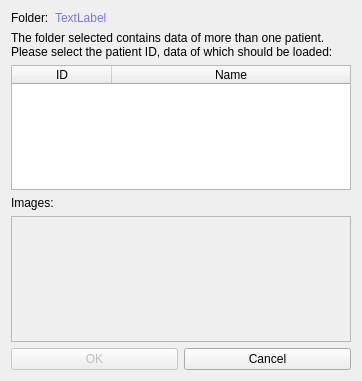
<?xml version="1.0" encoding="UTF-8"?>
<ui version="4.0">
 <class>patientselector</class>
 <widget class="QWidget" name="patientselector">
  <property name="geometry">
   <rect>
    <x>0</x>
    <y>0</y>
    <width>362</width>
    <height>381</height>
   </rect>
  </property>
  <property name="sizePolicy">
   <sizepolicy hsizetype="Expanding" vsizetype="Expanding">
    <horstretch>0</horstretch>
    <verstretch>0</verstretch>
   </sizepolicy>
  </property>
  <property name="minimumSize">
   <size>
    <width>320</width>
    <height>320</height>
   </size>
  </property>
  <property name="windowTitle">
   <string>POPE</string>
  </property>
  <property name="windowIcon">
   <iconset resource="../../resources/inova.popeproject.renderwindoweditor.qrc">
    <normaloff>:/icons/POPE_icon</normaloff>:/icons/POPE_icon</iconset>
  </property>
  <property name="autoFillBackground">
   <bool>false</bool>
  </property>
  <property name="styleSheet">
   <string notr="true">QListWidget
{
color: #BBB;
}</string>
  </property>
  <layout class="QVBoxLayout" name="verticalLayout_2">
   <item>
    <layout class="QVBoxLayout" name="verticalLayout">
     <item>
      <layout class="QFormLayout" name="formLayout_folder">
       <item row="0" column="0">
        <widget class="QLabel" name="label_folder">
         <property name="text">
          <string>Folder:</string>
         </property>
        </widget>
       </item>
       <item row="0" column="1">
        <widget class="QLabel" name="label_folderPath">
         <property name="styleSheet">
          <string notr="true">color: #77E</string>
         </property>
         <property name="text">
          <string>TextLabel</string>
         </property>
        </widget>
       </item>
      </layout>
     </item>
     <item>
      <widget class="QLabel" name="label">
       <property name="text">
        <string>The folder selected contains data of more than one patient. 
Please select the patient ID, data of which should be loaded:</string>
       </property>
      </widget>
     </item>
     <item>
      <widget class="QTableWidget" name="tableWidget_PatientsIDs">
       <property name="focusPolicy">
        <enum>Qt::NoFocus</enum>
       </property>
       <property name="editTriggers">
        <set>QAbstractItemView::NoEditTriggers</set>
       </property>
       <property name="alternatingRowColors">
        <bool>true</bool>
       </property>
       <property name="selectionMode">
        <enum>QAbstractItemView::SingleSelection</enum>
       </property>
       <property name="selectionBehavior">
        <enum>QAbstractItemView::SelectRows</enum>
       </property>
       <attribute name="horizontalHeaderStretchLastSection">
        <bool>true</bool>
       </attribute>
       <column>
        <property name="text">
         <string>ID</string>
        </property>
       </column>
       <column>
        <property name="text">
         <string>Name</string>
        </property>
       </column>
      </widget>
     </item>
     <item>
      <widget class="QLabel" name="label_Images">
       <property name="text">
        <string>Images:</string>
       </property>
      </widget>
     </item>
     <item>
      <widget class="QListWidget" name="listWidget_Images">
       <property name="enabled">
        <bool>false</bool>
       </property>
      </widget>
     </item>
     <item>
      <layout class="QHBoxLayout" name="horizontalLayout">
       <item>
        <widget class="QPushButton" name="pushButton_OK">
         <property name="enabled">
          <bool>false</bool>
         </property>
         <property name="text">
          <string>OK</string>
         </property>
         <property name="autoDefault">
          <bool>true</bool>
         </property>
         <property name="default">
          <bool>true</bool>
         </property>
        </widget>
       </item>
       <item>
        <widget class="QPushButton" name="pushButton_Cancel">
         <property name="text">
          <string>Cancel</string>
         </property>
         <property name="autoDefault">
          <bool>true</bool>
         </property>
        </widget>
       </item>
      </layout>
     </item>
     <item>
      <spacer name="verticalSpacer">
       <property name="orientation">
        <enum>Qt::Vertical</enum>
       </property>
       <property name="sizeHint" stdset="0">
        <size>
         <width>20</width>
         <height>40</height>
        </size>
       </property>
      </spacer>
     </item>
    </layout>
   </item>
  </layout>
  <action name="actionEdit">
   <property name="text">
    <string>Edit</string>
   </property>
  </action>
  <action name="actionOpen_Patient">
   <property name="text">
    <string>File</string>
   </property>
   <property name="toolTip">
    <string>Open Patient</string>
   </property>
  </action>
 </widget>
 <resources>
  <include location="../../resources/inova.popeproject.renderwindoweditor.qrc"/>
 </resources>
 <connections/>
 <slots>
  <signal>setValue()</signal>
 </slots>
</ui>
